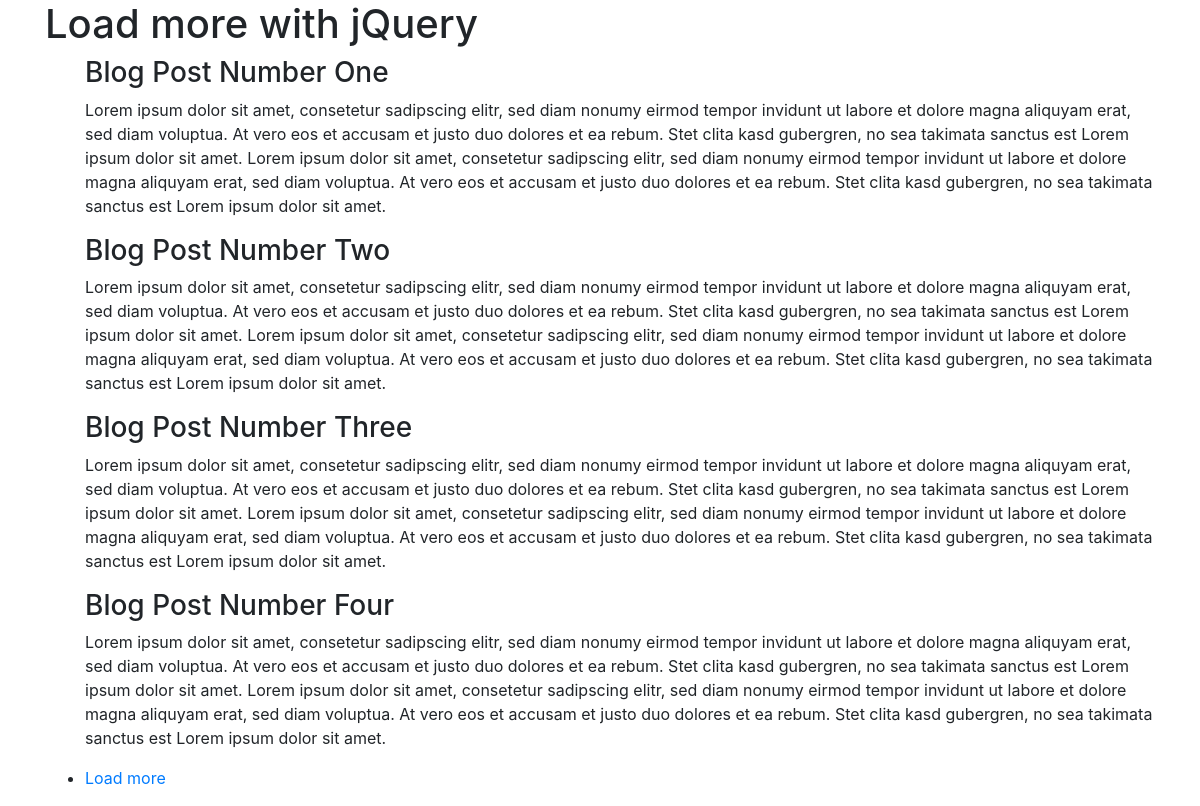
The page / on the database its author committed.
### tables this page shows
CREATE TABLE IF NOT EXISTS `posts` (
  `id` int(11) NOT NULL AUTO_INCREMENT,
  `title` varchar(250) NOT NULL,
  `text` text NOT NULL,
  PRIMARY KEY (`id`)
);

### index.php (the view, shortened to what this page needs)
<!doctype html>
<html>
<head>
	<link href="css/bootstrap.min.css" rel="stylesheet">
	<link rel="stylesheet" type="text/css" href="css/global.css">
</head>
<body>
	<div class="container">
		<div class="page-header">
			<h1>Load more with jQuery</h1>
		</div>
		<ul class="blog-posts">
			<?php
				$dbc = mysqli_connect('localhost', 'root', 'password', 'blog') or die('Could not connect to database');
				$query = "SELECT * FROM posts LIMIT 4";
				$result = mysqli_query($dbc, $query);
				foreach($result as $row){
					echo '<li>';
					echo '<h3>' . $row['title'] . '</h3>';
					echo '<p>' . $row['text'] . '</p>';
					echo '</li>';
				}
			?>
		</ul>
		<ul class="pager">
  			<li><a href="#">Load more</a></li>
		</ul>
	</div>
</body>
</html>

### css/global.css (style rules this page uses)
.blog-posts { list-style: none; }

### rows shown on the page
posts: title "Blog Post Number One", text "Lorem ipsum dolor sit amet, consetetur sadipscing elitr, sed diam nonumy eirmod tempor invidunt ut labore et dolore magna aliquyam erat, sed diam voluptua. At vero eos et accusam et justo duo dolores et ea rebum. Stet clita kasd gubergren, no sea takimata sanctus est Lorem ipsum dolor sit amet. Lorem ipsum dolor sit amet, consetetur sadipscing elitr, sed diam nonumy eirmod tempor invidunt ut labore et dolore magna aliquyam erat, sed diam voluptua. At vero eos et accusam et justo duo dolores et ea rebum. Stet clita kasd gubergren, no sea takimata sanctus est Lorem ipsum dolor sit amet."
posts: title "Blog Post Number Two", text "Lorem ipsum dolor sit amet, consetetur sadipscing elitr, sed diam nonumy eirmod tempor invidunt ut labore et dolore magna aliquyam erat, sed diam voluptua. At vero eos et accusam et justo duo dolores et ea rebum. Stet clita kasd gubergren, no sea takimata sanctus est Lorem ipsum dolor sit amet. Lorem ipsum dolor sit amet, consetetur sadipscing elitr, sed diam nonumy eirmod tempor invidunt ut labore et dolore magna aliquyam erat, sed diam voluptua. At vero eos et accusam et justo duo dolores et ea rebum. Stet clita kasd gubergren, no sea takimata sanctus est Lorem ipsum dolor sit amet."
posts: title "Blog Post Number Three", text "Lorem ipsum dolor sit amet, consetetur sadipscing elitr, sed diam nonumy eirmod tempor invidunt ut labore et dolore magna aliquyam erat, sed diam voluptua. At vero eos et accusam et justo duo dolores et ea rebum. Stet clita kasd gubergren, no sea takimata sanctus est Lorem ipsum dolor sit amet. Lorem ipsum dolor sit amet, consetetur sadipscing elitr, sed diam nonumy eirmod tempor invidunt ut labore et dolore magna aliquyam erat, sed diam voluptua. At vero eos et accusam et justo duo dolores et ea rebum. Stet clita kasd gubergren, no sea takimata sanctus est Lorem ipsum dolor sit amet."
posts: title "Blog Post Number Four", text "Lorem ipsum dolor sit amet, consetetur sadipscing elitr, sed diam nonumy eirmod tempor invidunt ut labore et dolore magna aliquyam erat, sed diam voluptua. At vero eos et accusam et justo duo dolores et ea rebum. Stet clita kasd gubergren, no sea takimata sanctus est Lorem ipsum dolor sit amet. Lorem ipsum dolor sit amet, consetetur sadipscing elitr, sed diam nonumy eirmod tempor invidunt ut labore et dolore magna aliquyam erat, sed diam voluptua. At vero eos et accusam et justo duo dolores et ea rebum. Stet clita kasd gubergren, no sea takimata sanctus est Lorem ipsum dolor sit amet."
